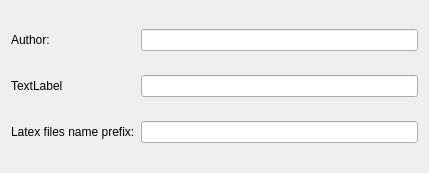
             <widget class="QWidget" name="scrollAreaWidgetContents">
              <property name="geometry">
               <rect>
                <x>0</x>
                <y>0</y>
                <width>429</width>
                <height>173</height>
               </rect>
              </property>
              <layout class="QGridLayout" name="gridLayout_17">
               <item row="0" column="0">
                <widget class="QLabel" name="label_16">
                 <property name="text">
                  <string>Author:</string>
                 </property>
                </widget>
               </item>
               <item row="0" column="1">
                <widget class="QLineEdit" name="Author"/>
               </item>
               <item row="3" column="1">
                <widget class="QLineEdit" name="NamePrefix"/>
               </item>
               <item row="2" column="1">
                <widget class="QLineEdit" name="lineEdit_2"/>
               </item>
               <item row="3" column="0">
                <widget class="QLabel" name="label_17">
                 <property name="text">
                  <string>Latex files name prefix:</string>
                 </property>
                </widget>
               </item>
               <item row="2" column="0">
                <widget class="QLabel" name="label_18">
                 <property name="text">
                  <string>TextLabel</string>
                 </property>
                </widget>
               </item>
              </layout>
             </widget>
